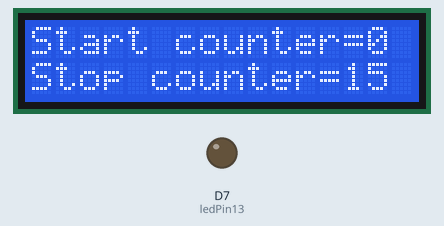
Simulated run of this sketch. Board: ESP8266 (NodeMCU). Parts: 16×2 character LCD, output pins drawn as LEDs (lit = HIGH). What the sketch prints to the serial monitor is not drawn.

Above: at 0.1 s.
At 7.4 s:
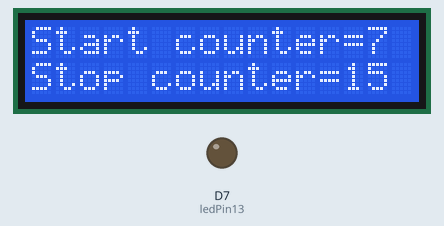
At 16.7 s:
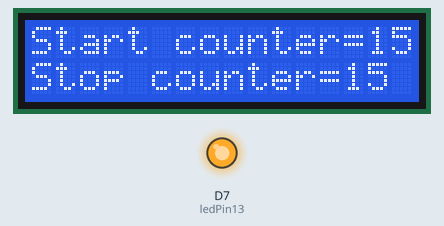
At 19.7 s:
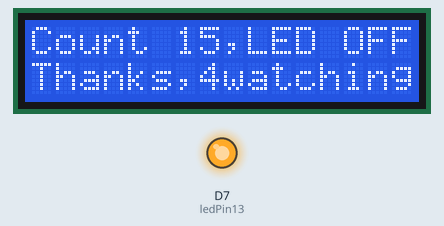
Timing chart, 0 to 21.2 s (numbered marks = the images above):
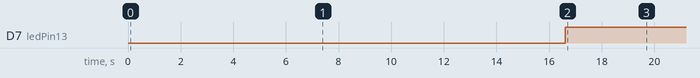

Measured:
- by itself, D7 (ledPin13): LOW → HIGH at 16.6 s
- what the display in image 1 shows lasts 1.1 s, from 7.3 s to 8.4 s
- what the display in image 2 shows lasts 4.0 s, from 15.6 s to 19.6 s

The sketch:

NodeMCU_Timer_Serial_LCD_ModuleRelay.ino
```cpp
//NodeMCU_Timer_Serial_LCD_ModuleRelay.ino

#include <LiquidCrystal.h>
#include <Wire.h>
#include <LiquidCrystal_I2C.h>
LiquidCrystal_I2C lcd(0x27, 16, 2);

const int ledPin13 = 13; //D7
int var = 0;
int x=0;

void setup() {
  // put your setup code here, to run once:
  Serial.begin(9600);
    pinMode(ledPin13, OUTPUT);

  //Wire.begin (SDA, SCL);
  Wire.begin (D2, D1);
  lcd.begin();
}

void loop() {
  // put your main code here, to run repeatedly:

  for(var=x; var<=15; var++)
{
Serial.println(var);
digitalWrite(ledPin13, LOW); //LED ON
//Do something here......
  lcd.clear();
  lcd.setCursor(0,0);
  lcd.print("Start counter=");
  lcd.println(var);
  lcd.setCursor(0,1);
  lcd.print("Stop counter=15");

delay(1000);
}
digitalWrite(ledPin13, HIGH);  //LED OFF
x=var;

  delay(3000);
  lcd.clear();
  lcd.setCursor(0,0);
  lcd.println("Count 15,LED OFF");
  lcd.setCursor(0,1);
  lcd.print("Thanks,4watching");
}
```
